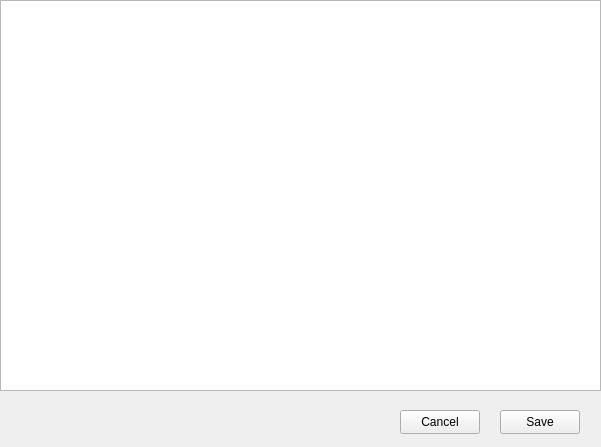
<?xml version="1.0" encoding="UTF-8"?>
<ui version="4.0">
 <class>ShortcutChanger</class>
 <widget class="QWidget" name="ShortcutChanger">
  <property name="geometry">
   <rect>
    <x>0</x>
    <y>0</y>
    <width>601</width>
    <height>447</height>
   </rect>
  </property>
  <property name="windowTitle">
   <string>Form</string>
  </property>
  <widget class="QTableView" name="tableView">
   <property name="geometry">
    <rect>
     <x>0</x>
     <y>0</y>
     <width>601</width>
     <height>391</height>
    </rect>
   </property>
  </widget>
  <widget class="QPushButton" name="saveBtn">
   <property name="geometry">
    <rect>
     <x>500</x>
     <y>410</y>
     <width>80</width>
     <height>24</height>
    </rect>
   </property>
   <property name="text">
    <string>Save</string>
   </property>
  </widget>
  <widget class="QPushButton" name="cancelBtn">
   <property name="geometry">
    <rect>
     <x>400</x>
     <y>410</y>
     <width>80</width>
     <height>24</height>
    </rect>
   </property>
   <property name="text">
    <string>Cancel</string>
   </property>
  </widget>
 </widget>
 <resources/>
 <connections/>
</ui>
